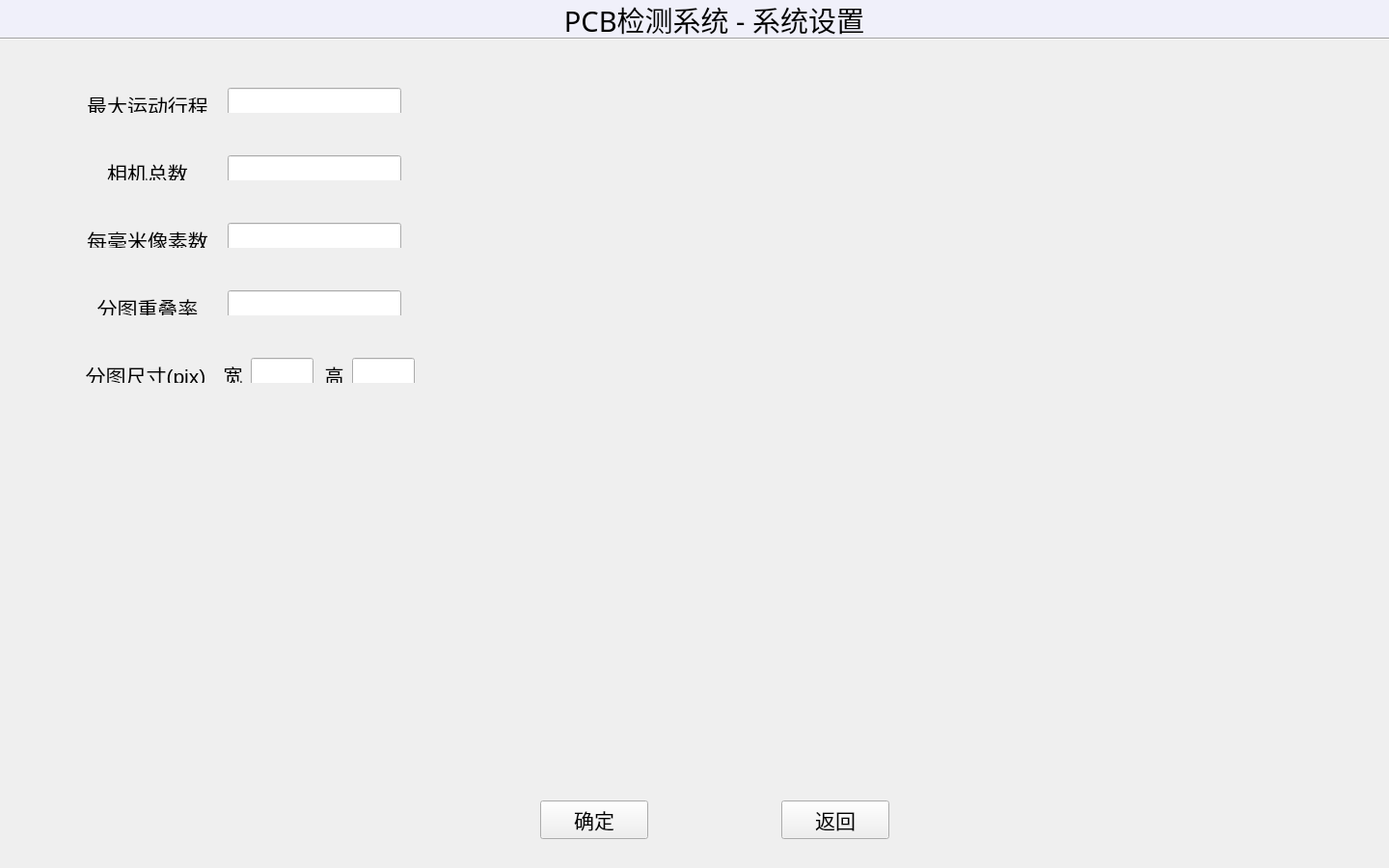
<?xml version="1.0" encoding="UTF-8"?>
<ui version="4.0">
 <class>AdminSettingUI</class>
 <widget class="QWidget" name="AdminSettingUI">
  <property name="geometry">
   <rect>
    <x>0</x>
    <y>0</y>
    <width>1440</width>
    <height>900</height>
   </rect>
  </property>
  <property name="windowTitle">
   <string>AdminSettingUI</string>
  </property>
  <widget class="QWidget" name="layoutWidget_4">
   <property name="geometry">
    <rect>
     <x>70</x>
     <y>80</y>
     <width>361</width>
     <height>37</height>
    </rect>
   </property>
   <layout class="QHBoxLayout" name="horizontalLayout_4">
    <item>
     <widget class="QLabel" name="label_roiHeight_L">
      <property name="sizePolicy">
       <sizepolicy hsizetype="Fixed" vsizetype="Fixed">
        <horstretch>0</horstretch>
        <verstretch>0</verstretch>
       </sizepolicy>
      </property>
      <property name="minimumSize">
       <size>
        <width>140</width>
        <height>35</height>
       </size>
      </property>
      <property name="maximumSize">
       <size>
        <width>140</width>
        <height>35</height>
       </size>
      </property>
      <property name="font">
       <font>
        <pointsize>16</pointsize>
       </font>
      </property>
      <property name="text">
       <string>最大运动行程</string>
      </property>
      <property name="alignment">
       <set>Qt::AlignCenter</set>
      </property>
     </widget>
    </item>
    <item>
     <spacer name="horizontalSpacer_4">
      <property name="orientation">
       <enum>Qt::Horizontal</enum>
      </property>
      <property name="sizeType">
       <enum>QSizePolicy::Fixed</enum>
      </property>
      <property name="sizeHint" stdset="0">
       <size>
        <width>5</width>
        <height>20</height>
       </size>
      </property>
     </spacer>
    </item>
    <item>
     <widget class="QLineEdit" name="lineEdit_MaxMotionStroke">
      <property name="sizePolicy">
       <sizepolicy hsizetype="Fixed" vsizetype="Fixed">
        <horstretch>0</horstretch>
        <verstretch>0</verstretch>
       </sizepolicy>
      </property>
      <property name="minimumSize">
       <size>
        <width>180</width>
        <height>35</height>
       </size>
      </property>
      <property name="maximumSize">
       <size>
        <width>160</width>
        <height>35</height>
       </size>
      </property>
      <property name="font">
       <font>
        <pointsize>16</pointsize>
       </font>
      </property>
      <property name="alignment">
       <set>Qt::AlignCenter</set>
      </property>
     </widget>
    </item>
   </layout>
  </widget>
  <widget class="QLabel" name="label_3">
   <property name="geometry">
    <rect>
     <x>0</x>
     <y>-1</y>
     <width>1441</width>
     <height>41</height>
    </rect>
   </property>
   <property name="styleSheet">
    <string notr="true">background-color: rgb(240, 240, 250);</string>
   </property>
   <property name="text">
    <string/>
   </property>
  </widget>
  <widget class="QLabel" name="label_title">
   <property name="geometry">
    <rect>
     <x>560</x>
     <y>0</y>
     <width>361</width>
     <height>41</height>
    </rect>
   </property>
   <property name="sizePolicy">
    <sizepolicy hsizetype="Fixed" vsizetype="Fixed">
     <horstretch>0</horstretch>
     <verstretch>0</verstretch>
    </sizepolicy>
   </property>
   <property name="minimumSize">
    <size>
     <width>60</width>
     <height>30</height>
    </size>
   </property>
   <property name="font">
    <font>
     <family>SimSun-ExtB</family>
     <pointsize>22</pointsize>
     <weight>12</weight>
     <italic>false</italic>
     <bold>false</bold>
    </font>
   </property>
   <property name="styleSheet">
    <string notr="true">font: 100 22pt &quot;SimSun-ExtB&quot;;</string>
   </property>
   <property name="text">
    <string>PCB检测系统 - 系统设置</string>
   </property>
   <property name="alignment">
    <set>Qt::AlignCenter</set>
   </property>
  </widget>
  <widget class="QPushButton" name="pushButton_return">
   <property name="geometry">
    <rect>
     <x>810</x>
     <y>830</y>
     <width>112</width>
     <height>40</height>
    </rect>
   </property>
   <property name="sizePolicy">
    <sizepolicy hsizetype="Fixed" vsizetype="Fixed">
     <horstretch>0</horstretch>
     <verstretch>0</verstretch>
    </sizepolicy>
   </property>
   <property name="font">
    <font>
     <pointsize>16</pointsize>
    </font>
   </property>
   <property name="text">
    <string>返回</string>
   </property>
  </widget>
  <widget class="QPushButton" name="pushButton_confirm">
   <property name="geometry">
    <rect>
     <x>560</x>
     <y>830</y>
     <width>112</width>
     <height>40</height>
    </rect>
   </property>
   <property name="sizePolicy">
    <sizepolicy hsizetype="Fixed" vsizetype="Fixed">
     <horstretch>0</horstretch>
     <verstretch>0</verstretch>
    </sizepolicy>
   </property>
   <property name="font">
    <font>
     <pointsize>16</pointsize>
    </font>
   </property>
   <property name="text">
    <string>确定</string>
   </property>
  </widget>
  <widget class="QWidget" name="layoutWidget_7">
   <property name="geometry">
    <rect>
     <x>70</x>
     <y>150</y>
     <width>361</width>
     <height>37</height>
    </rect>
   </property>
   <layout class="QHBoxLayout" name="horizontalLayout_8">
    <item>
     <widget class="QLabel" name="label_roiHeight_L_5">
      <property name="sizePolicy">
       <sizepolicy hsizetype="Fixed" vsizetype="Fixed">
        <horstretch>0</horstretch>
        <verstretch>0</verstretch>
       </sizepolicy>
      </property>
      <property name="minimumSize">
       <size>
        <width>140</width>
        <height>35</height>
       </size>
      </property>
      <property name="maximumSize">
       <size>
        <width>140</width>
        <height>35</height>
       </size>
      </property>
      <property name="font">
       <font>
        <pointsize>16</pointsize>
       </font>
      </property>
      <property name="text">
       <string>相机总数</string>
      </property>
      <property name="alignment">
       <set>Qt::AlignCenter</set>
      </property>
     </widget>
    </item>
    <item>
     <spacer name="horizontalSpacer_8">
      <property name="orientation">
       <enum>Qt::Horizontal</enum>
      </property>
      <property name="sizeType">
       <enum>QSizePolicy::Fixed</enum>
      </property>
      <property name="sizeHint" stdset="0">
       <size>
        <width>5</width>
        <height>20</height>
       </size>
      </property>
     </spacer>
    </item>
    <item>
     <widget class="QLineEdit" name="lineEdit_MaxCameraNum">
      <property name="sizePolicy">
       <sizepolicy hsizetype="Fixed" vsizetype="Fixed">
        <horstretch>0</horstretch>
        <verstretch>0</verstretch>
       </sizepolicy>
      </property>
      <property name="minimumSize">
       <size>
        <width>180</width>
        <height>35</height>
       </size>
      </property>
      <property name="maximumSize">
       <size>
        <width>160</width>
        <height>35</height>
       </size>
      </property>
      <property name="font">
       <font>
        <pointsize>16</pointsize>
       </font>
      </property>
      <property name="alignment">
       <set>Qt::AlignCenter</set>
      </property>
     </widget>
    </item>
   </layout>
  </widget>
  <widget class="Line" name="line">
   <property name="geometry">
    <rect>
     <x>0</x>
     <y>30</y>
     <width>1441</width>
     <height>20</height>
    </rect>
   </property>
   <property name="orientation">
    <enum>Qt::Horizontal</enum>
   </property>
  </widget>
  <widget class="QWidget" name="layoutWidget_9">
   <property name="geometry">
    <rect>
     <x>70</x>
     <y>220</y>
     <width>361</width>
     <height>37</height>
    </rect>
   </property>
   <layout class="QHBoxLayout" name="horizontalLayout_10">
    <item>
     <widget class="QLabel" name="label_roiHeight_L_7">
      <property name="sizePolicy">
       <sizepolicy hsizetype="Fixed" vsizetype="Fixed">
        <horstretch>0</horstretch>
        <verstretch>0</verstretch>
       </sizepolicy>
      </property>
      <property name="minimumSize">
       <size>
        <width>140</width>
        <height>35</height>
       </size>
      </property>
      <property name="maximumSize">
       <size>
        <width>140</width>
        <height>35</height>
       </size>
      </property>
      <property name="font">
       <font>
        <pointsize>16</pointsize>
       </font>
      </property>
      <property name="text">
       <string>每毫米像素数</string>
      </property>
      <property name="alignment">
       <set>Qt::AlignCenter</set>
      </property>
     </widget>
    </item>
    <item>
     <spacer name="horizontalSpacer_10">
      <property name="orientation">
       <enum>Qt::Horizontal</enum>
      </property>
      <property name="sizeType">
       <enum>QSizePolicy::Fixed</enum>
      </property>
      <property name="sizeHint" stdset="0">
       <size>
        <width>5</width>
        <height>20</height>
       </size>
      </property>
     </spacer>
    </item>
    <item>
     <widget class="QLineEdit" name="lineEdit_PixelsNumPerUnitLength">
      <property name="sizePolicy">
       <sizepolicy hsizetype="Fixed" vsizetype="Fixed">
        <horstretch>0</horstretch>
        <verstretch>0</verstretch>
       </sizepolicy>
      </property>
      <property name="minimumSize">
       <size>
        <width>180</width>
        <height>35</height>
       </size>
      </property>
      <property name="maximumSize">
       <size>
        <width>160</width>
        <height>35</height>
       </size>
      </property>
      <property name="font">
       <font>
        <pointsize>16</pointsize>
       </font>
      </property>
      <property name="alignment">
       <set>Qt::AlignCenter</set>
      </property>
     </widget>
    </item>
   </layout>
  </widget>
  <widget class="QWidget" name="layoutWidget_10">
   <property name="geometry">
    <rect>
     <x>70</x>
     <y>290</y>
     <width>361</width>
     <height>37</height>
    </rect>
   </property>
   <layout class="QHBoxLayout" name="horizontalLayout_11">
    <item>
     <widget class="QLabel" name="label_roiHeight_L_8">
      <property name="sizePolicy">
       <sizepolicy hsizetype="Fixed" vsizetype="Fixed">
        <horstretch>0</horstretch>
        <verstretch>0</verstretch>
       </sizepolicy>
      </property>
      <property name="minimumSize">
       <size>
        <width>140</width>
        <height>35</height>
       </size>
      </property>
      <property name="maximumSize">
       <size>
        <width>140</width>
        <height>35</height>
       </size>
      </property>
      <property name="font">
       <font>
        <pointsize>16</pointsize>
       </font>
      </property>
      <property name="text">
       <string>分图重叠率</string>
      </property>
      <property name="alignment">
       <set>Qt::AlignCenter</set>
      </property>
     </widget>
    </item>
    <item>
     <spacer name="horizontalSpacer_11">
      <property name="orientation">
       <enum>Qt::Horizontal</enum>
      </property>
      <property name="sizeType">
       <enum>QSizePolicy::Fixed</enum>
      </property>
      <property name="sizeHint" stdset="0">
       <size>
        <width>5</width>
        <height>20</height>
       </size>
      </property>
     </spacer>
    </item>
    <item>
     <widget class="QLineEdit" name="lineEdit_ImageOverlappingRate">
      <property name="sizePolicy">
       <sizepolicy hsizetype="Fixed" vsizetype="Fixed">
        <horstretch>0</horstretch>
        <verstretch>0</verstretch>
       </sizepolicy>
      </property>
      <property name="minimumSize">
       <size>
        <width>180</width>
        <height>35</height>
       </size>
      </property>
      <property name="maximumSize">
       <size>
        <width>160</width>
        <height>35</height>
       </size>
      </property>
      <property name="font">
       <font>
        <pointsize>16</pointsize>
       </font>
      </property>
      <property name="alignment">
       <set>Qt::AlignCenter</set>
      </property>
     </widget>
    </item>
   </layout>
  </widget>
  <widget class="QWidget" name="layoutWidget_6">
   <property name="geometry">
    <rect>
     <x>70</x>
     <y>360</y>
     <width>371</width>
     <height>37</height>
    </rect>
   </property>
   <layout class="QHBoxLayout" name="horizontalLayout_6">
    <item>
     <widget class="QLabel" name="label_roiHeight_L_3">
      <property name="sizePolicy">
       <sizepolicy hsizetype="Fixed" vsizetype="Fixed">
        <horstretch>0</horstretch>
        <verstretch>0</verstretch>
       </sizepolicy>
      </property>
      <property name="minimumSize">
       <size>
        <width>140</width>
        <height>35</height>
       </size>
      </property>
      <property name="maximumSize">
       <size>
        <width>140</width>
        <height>35</height>
       </size>
      </property>
      <property name="font">
       <font>
        <pointsize>16</pointsize>
       </font>
      </property>
      <property name="text">
       <string>分图尺寸(pix)</string>
      </property>
      <property name="alignment">
       <set>Qt::AlignCenter</set>
      </property>
     </widget>
    </item>
    <item>
     <spacer name="horizontalSpacer_6">
      <property name="orientation">
       <enum>Qt::Horizontal</enum>
      </property>
      <property name="sizeType">
       <enum>QSizePolicy::Fixed</enum>
      </property>
      <property name="sizeHint" stdset="0">
       <size>
        <width>5</width>
        <height>20</height>
       </size>
      </property>
     </spacer>
    </item>
    <item>
     <widget class="QLabel" name="label_roiHeight_L_9">
      <property name="sizePolicy">
       <sizepolicy hsizetype="Fixed" vsizetype="Fixed">
        <horstretch>0</horstretch>
        <verstretch>0</verstretch>
       </sizepolicy>
      </property>
      <property name="minimumSize">
       <size>
        <width>25</width>
        <height>35</height>
       </size>
      </property>
      <property name="maximumSize">
       <size>
        <width>25</width>
        <height>35</height>
       </size>
      </property>
      <property name="font">
       <font>
        <pointsize>15</pointsize>
       </font>
      </property>
      <property name="text">
       <string>宽</string>
      </property>
      <property name="alignment">
       <set>Qt::AlignCenter</set>
      </property>
     </widget>
    </item>
    <item>
     <widget class="QLineEdit" name="lineEdit_ImageSize_W">
      <property name="sizePolicy">
       <sizepolicy hsizetype="Fixed" vsizetype="Fixed">
        <horstretch>0</horstretch>
        <verstretch>0</verstretch>
       </sizepolicy>
      </property>
      <property name="minimumSize">
       <size>
        <width>65</width>
        <height>35</height>
       </size>
      </property>
      <property name="maximumSize">
       <size>
        <width>60</width>
        <height>35</height>
       </size>
      </property>
      <property name="font">
       <font>
        <pointsize>16</pointsize>
       </font>
      </property>
      <property name="text">
       <string/>
      </property>
      <property name="alignment">
       <set>Qt::AlignCenter</set>
      </property>
     </widget>
    </item>
    <item>
     <spacer name="horizontalSpacer_7">
      <property name="orientation">
       <enum>Qt::Horizontal</enum>
      </property>
      <property name="sizeType">
       <enum>QSizePolicy::Fixed</enum>
      </property>
      <property name="sizeHint" stdset="0">
       <size>
        <width>3</width>
        <height>20</height>
       </size>
      </property>
     </spacer>
    </item>
    <item>
     <widget class="QLabel" name="label_roiHeight_L_10">
      <property name="sizePolicy">
       <sizepolicy hsizetype="Fixed" vsizetype="Fixed">
        <horstretch>0</horstretch>
        <verstretch>0</verstretch>
       </sizepolicy>
      </property>
      <property name="minimumSize">
       <size>
        <width>25</width>
        <height>35</height>
       </size>
      </property>
      <property name="maximumSize">
       <size>
        <width>25</width>
        <height>35</height>
       </size>
      </property>
      <property name="font">
       <font>
        <pointsize>15</pointsize>
       </font>
      </property>
      <property name="text">
       <string>高</string>
      </property>
      <property name="alignment">
       <set>Qt::AlignCenter</set>
      </property>
     </widget>
    </item>
    <item>
     <widget class="QLineEdit" name="lineEdit_ImageSize_H">
      <property name="sizePolicy">
       <sizepolicy hsizetype="Fixed" vsizetype="Fixed">
        <horstretch>0</horstretch>
        <verstretch>0</verstretch>
       </sizepolicy>
      </property>
      <property name="minimumSize">
       <size>
        <width>65</width>
        <height>35</height>
       </size>
      </property>
      <property name="maximumSize">
       <size>
        <width>60</width>
        <height>35</height>
       </size>
      </property>
      <property name="font">
       <font>
        <pointsize>16</pointsize>
       </font>
      </property>
      <property name="alignment">
       <set>Qt::AlignCenter</set>
      </property>
     </widget>
    </item>
   </layout>
  </widget>
 </widget>
 <layoutdefault spacing="6" margin="11"/>
 <resources/>
 <connections/>
</ui>
